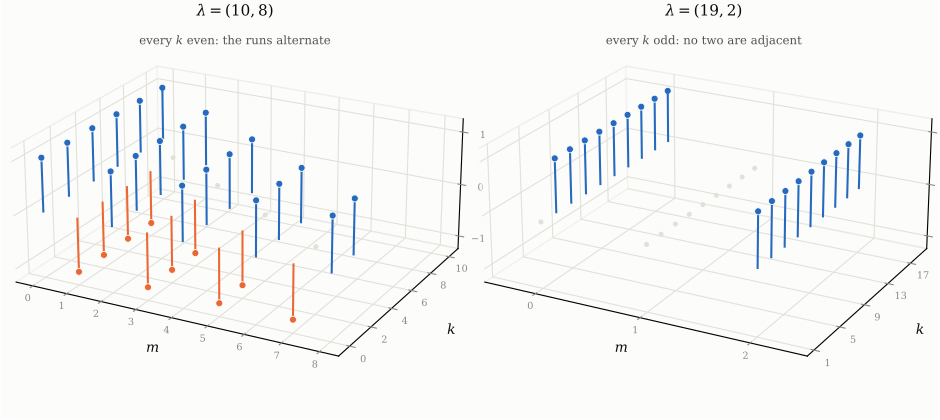

Write Python code to recreate this figure.
"""
Figure: the words sigma_m(k) behind Proposition 6.4, and the involution read off them.

Authors: Carles Marin, Claude (AI assistant).

Proposition 6.4 is a statement about one word per k, and the word is invisible in the text. Drawn,
the three parts are one picture:

  (i)   every bar has height exactly +1 or -1 -- the terms are a SET, so the cancellation the
        enumeration needs is a matching and not something carrying multiplicity;
  (ii)  in the right panel every k is odd and no two bars are adjacent along m: the runs have
        length one and there is nothing to cancel;
  (iii) in the left panel every k is even and the colour alternates along each run, which is what
        makes "pair m with m+1" sign-reversing. Where a run ends, a gap ends it.

Palette: the same sequential blue as the other figures for +1, the one warm accent for -1, so that
the alternation is legible without a legend lookup.
"""
import os
import sys

import numpy as np
import matplotlib
matplotlib.use("Agg")
import matplotlib.pyplot as plt

from involution_runs import sequences, runs_of

SURFACE = "#fcfcfb"
INK = "#0b0b0b"
SECOND = "#52514e"
MUTED = "#898781"
GRID = "#e1e0d9"
BLUE = "#256abf"
ACCENT = "#eb6834"

plt.rcParams.update({
    "font.family": "serif",
    "font.serif": ["DejaVu Serif"],
    "mathtext.fontset": "dejavuserif",
    "font.size": 9,
    "figure.facecolor": SURFACE,
    "axes.facecolor": SURFACE,
    "savefig.facecolor": SURFACE,
})

PANELS = [((10, 8), "every $k$ even: the runs alternate"),
          ((19, 2), "every $k$ odd: no two are adjacent")]

fig = plt.figure(figsize=(9.4, 4.2))

for panel, (lam, sub) in enumerate(PANELS):
    seqs = sequences(lam)
    ks = sorted(seqs)
    ax = fig.add_subplot(1, 2, panel + 1, projection="3d")
    ax.set_facecolor(SURFACE)

    nruns = 0
    for k in ks:
        seq = seqs[k]
        nruns += len(runs_of(seq))
        for m, s in enumerate(seq):
            if not s:
                ax.scatter([m], [k], [0], c=GRID, s=7, depthshade=False, zorder=2)
                continue
            col = BLUE if s > 0 else ACCENT
            ax.plot([m, m], [k, k], [0, s], color=col, lw=1.5, zorder=3)
            ax.scatter([m], [k], [s], c=col, s=26, edgecolor=SURFACE, linewidth=0.6,
                       depthshade=False, zorder=4)

    mmax = max(len(seqs[k]) for k in ks)
    ax.set_xlim(-0.5, mmax - 0.5)
    ax.set_ylim(min(ks) - 1, max(ks) + 1)
    ax.set_zlim(-1.25, 1.25)
    ax.set_xticks(list(range(0, mmax)))
    ax.set_xlabel(r"$m$", labelpad=-2, color=INK, fontsize=10)
    ax.set_ylabel(r"$k$", labelpad=2, color=INK, fontsize=10)
    # SIN rotulo en el eje vertical, y es una decision medida.  Lo llevaba, con `labelpad=-2`, y NO
    # LLEGABA AL RENDER: `check_text_over_art --dpi 600` lo daba tapado al 0.0 % en las dos
    # ediciones, mientras la capa de texto lo seguia declarando --- de modo que toda auditoria que
    # EXTRAIGA texto lo daba por bueno.  Con este alto de caja (box_aspect z = 0.5) no hay
    # `labelpad` que lo salve: negativo lo mete detras del panel y positivo lo mete ENCIMA de las
    # barras, comprobado a 20.  Quien dice que es el eje vertical es el pie, que ya lo dice:
    # «sigma_m = s_{lambda/(m+k,m)}(1,-1) is plotted against m and k».  Un rotulo declarado que
    # nadie ve es peor que ninguno.
    ax.set_zticks([-1, 0, 1])
    ax.set_yticks(ks[::2] if len(ks) > 6 else ks)
    ax.tick_params(axis="x", colors=MUTED, labelsize=7, pad=-3)
    ax.tick_params(axis="y", colors=MUTED, labelsize=7, pad=-2)
    ax.tick_params(axis="z", colors=MUTED, labelsize=7, pad=-1)
    ax.view_init(elev=22, azim=-62)
    ax.set_box_aspect((1.25, 1, 0.5), zoom=1.15)
    for axis in (ax.xaxis, ax.yaxis, ax.zaxis):
        axis.pane.set_facecolor(SURFACE)
        axis.pane.set_edgecolor(GRID)
        axis._axinfo["grid"]["color"] = GRID
    ax.text2D(0.5, 0.97, r"$\lambda=(%s)$" % ",".join(str(p) for p in lam),
              transform=ax.transAxes, ha="center", color=INK, fontsize=11)
    ax.text2D(0.5, 0.90, sub, transform=ax.transAxes, ha="center",
              color=SECOND, fontsize=8.5)
    print("lambda=%-8s rows k: %d, runs: %d, all |sigma| = 1: %s"
          % (str(lam), len(ks), nruns,
             all(abs(s) <= 1 for k in ks for s in seqs[k])))

fig.subplots_adjust(left=0.01, right=0.99, top=0.99, bottom=0.03, wspace=0.04)
out = os.path.join(os.path.dirname(os.path.dirname(os.path.abspath(__file__))), "fig_runs")
fig.savefig(out + ".pdf")
fig.savefig(out + ".png", dpi=200)
print("wrote", out + ".pdf/.png")
